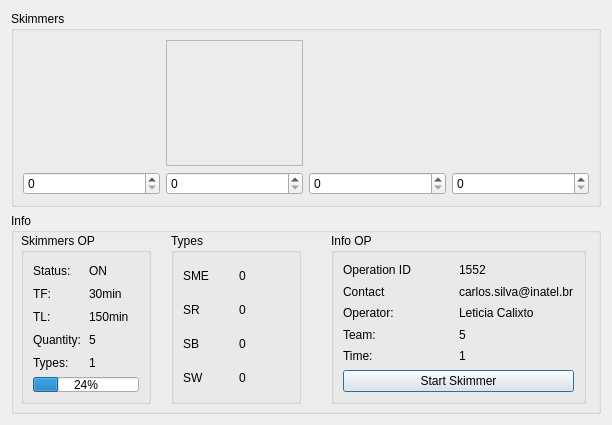
<?xml version="1.0" encoding="UTF-8"?>
<ui version="4.0">
 <class>Dialog</class>
 <widget class="QDialog" name="Dialog">
  <property name="geometry">
   <rect>
    <x>0</x>
    <y>0</y>
    <width>608</width>
    <height>425</height>
   </rect>
  </property>
  <property name="maximumSize">
   <size>
    <width>608</width>
    <height>426</height>
   </size>
  </property>
  <property name="windowTitle">
   <string>Dialog</string>
  </property>
  <layout class="QVBoxLayout" name="verticalLayout">
   <item>
    <widget class="QGroupBox" name="groupBox">
     <property name="maximumSize">
      <size>
       <width>16777215</width>
       <height>200</height>
      </size>
     </property>
     <property name="title">
      <string>Skimmers</string>
     </property>
     <layout class="QGridLayout" name="gridLayout">
      <item row="0" column="0">
       <widget class="QWidget" name="widget" native="true">
        <property name="styleSheet">
         <string notr="true">image: url(:/s/s-multiplasEscovas.jpg);</string>
        </property>
       </widget>
      </item>
      <item row="0" column="1">
       <widget class="QFrame" name="frame">
        <property name="styleSheet">
         <string notr="true">image: url(:/s/s-seasw.jpg);</string>
        </property>
        <property name="frameShape">
         <enum>QFrame::StyledPanel</enum>
        </property>
        <property name="frameShadow">
         <enum>QFrame::Raised</enum>
        </property>
       </widget>
      </item>
      <item row="1" column="0">
       <widget class="QSpinBox" name="spinBox"/>
      </item>
      <item row="1" column="1">
       <widget class="QSpinBox" name="spinBox_2"/>
      </item>
      <item row="1" column="2">
       <widget class="QSpinBox" name="spinBox_3"/>
      </item>
      <item row="1" column="3">
       <widget class="QSpinBox" name="spinBox_4"/>
      </item>
      <item row="0" column="2">
       <widget class="QWidget" name="widget_2" native="true">
        <property name="styleSheet">
         <string notr="true">image: url(:/s/s-tambor.jpg);</string>
        </property>
       </widget>
      </item>
      <item row="0" column="3">
       <widget class="QWidget" name="widget_3" native="true">
        <property name="styleSheet">
         <string notr="true">image: url(:/s/s-weir.webp);</string>
        </property>
       </widget>
      </item>
     </layout>
    </widget>
   </item>
   <item>
    <widget class="QGroupBox" name="groupBox_2">
     <property name="minimumSize">
      <size>
       <width>590</width>
       <height>201</height>
      </size>
     </property>
     <property name="title">
      <string>Info</string>
     </property>
     <widget class="QGroupBox" name="op_group">
      <property name="geometry">
       <rect>
        <x>10</x>
        <y>20</y>
        <width>130</width>
        <height>171</height>
       </rect>
      </property>
      <property name="minimumSize">
       <size>
        <width>125</width>
        <height>150</height>
       </size>
      </property>
      <property name="maximumSize">
       <size>
        <width>16777215</width>
        <height>200</height>
       </size>
      </property>
      <property name="title">
       <string>Skimmers OP</string>
      </property>
      <layout class="QVBoxLayout" name="verticalLayout_3">
       <item>
        <layout class="QGridLayout" name="gridLayout_2">
         <item row="0" column="1">
          <widget class="QLabel" name="label_11">
           <property name="text">
            <string>ON</string>
           </property>
          </widget>
         </item>
         <item row="1" column="1">
          <widget class="QLabel" name="label_13">
           <property name="text">
            <string>30min</string>
           </property>
          </widget>
         </item>
         <item row="2" column="1">
          <widget class="QLabel" name="label_15">
           <property name="text">
            <string>150min</string>
           </property>
          </widget>
         </item>
         <item row="3" column="0">
          <widget class="QLabel" name="label_16">
           <property name="text">
            <string>Quantity:</string>
           </property>
          </widget>
         </item>
         <item row="0" column="0">
          <widget class="QLabel" name="label_10">
           <property name="text">
            <string>Status:</string>
           </property>
          </widget>
         </item>
         <item row="1" column="0">
          <widget class="QLabel" name="label_12">
           <property name="text">
            <string>TF:</string>
           </property>
          </widget>
         </item>
         <item row="3" column="1">
          <widget class="QLabel" name="label_17">
           <property name="text">
            <string>5</string>
           </property>
          </widget>
         </item>
         <item row="2" column="0">
          <widget class="QLabel" name="label_14">
           <property name="text">
            <string>TL:</string>
           </property>
          </widget>
         </item>
         <item row="4" column="0">
          <widget class="QLabel" name="label_18">
           <property name="text">
            <string>Types:</string>
           </property>
          </widget>
         </item>
         <item row="4" column="1">
          <widget class="QLabel" name="label_19">
           <property name="text">
            <string>1</string>
           </property>
          </widget>
         </item>
        </layout>
       </item>
       <item>
        <widget class="QProgressBar" name="progressBar">
         <property name="maximumSize">
          <size>
           <width>16777215</width>
           <height>15</height>
          </size>
         </property>
         <property name="value">
          <number>24</number>
         </property>
         <property name="alignment">
          <set>Qt::AlignCenter</set>
         </property>
        </widget>
       </item>
      </layout>
     </widget>
     <widget class="QGroupBox" name="op_group_2">
      <property name="geometry">
       <rect>
        <x>160</x>
        <y>20</y>
        <width>130</width>
        <height>171</height>
       </rect>
      </property>
      <property name="minimumSize">
       <size>
        <width>125</width>
        <height>150</height>
       </size>
      </property>
      <property name="maximumSize">
       <size>
        <width>16777215</width>
        <height>200</height>
       </size>
      </property>
      <property name="title">
       <string>Types</string>
      </property>
      <layout class="QVBoxLayout" name="verticalLayout_4">
       <item>
        <layout class="QGridLayout" name="gridLayout_3">
         <item row="3" column="1">
          <widget class="QLabel" name="label_26">
           <property name="text">
            <string>0</string>
           </property>
          </widget>
         </item>
         <item row="0" column="0">
          <widget class="QLabel" name="label_24">
           <property name="text">
            <string>SME</string>
           </property>
          </widget>
         </item>
         <item row="2" column="0">
          <widget class="QLabel" name="label_27">
           <property name="text">
            <string>SB</string>
           </property>
          </widget>
         </item>
         <item row="1" column="0">
          <widget class="QLabel" name="label_25">
           <property name="text">
            <string>SR</string>
           </property>
          </widget>
         </item>
         <item row="0" column="1">
          <widget class="QLabel" name="label_20">
           <property name="text">
            <string>0</string>
           </property>
          </widget>
         </item>
         <item row="2" column="1">
          <widget class="QLabel" name="label_22">
           <property name="text">
            <string>0</string>
           </property>
          </widget>
         </item>
         <item row="1" column="1">
          <widget class="QLabel" name="label_21">
           <property name="text">
            <string>0</string>
           </property>
          </widget>
         </item>
         <item row="3" column="0">
          <widget class="QLabel" name="label_23">
           <property name="text">
            <string>SW</string>
           </property>
          </widget>
         </item>
        </layout>
       </item>
      </layout>
     </widget>
     <widget class="QGroupBox" name="op_group_3">
      <property name="geometry">
       <rect>
        <x>320</x>
        <y>20</y>
        <width>255</width>
        <height>171</height>
       </rect>
      </property>
      <property name="minimumSize">
       <size>
        <width>255</width>
        <height>150</height>
       </size>
      </property>
      <property name="maximumSize">
       <size>
        <width>16777215</width>
        <height>200</height>
       </size>
      </property>
      <property name="title">
       <string>Info OP</string>
      </property>
      <layout class="QVBoxLayout" name="verticalLayout_5">
       <item>
        <layout class="QGridLayout" name="gridLayout_4">
         <item row="0" column="1">
          <widget class="QLabel" name="label_30">
           <property name="text">
            <string>1552</string>
           </property>
          </widget>
         </item>
         <item row="1" column="1">
          <widget class="QLabel" name="label_31">
           <property name="text">
            <string>carlos.silva@inatel.br</string>
           </property>
          </widget>
         </item>
         <item row="2" column="1">
          <widget class="QLabel" name="label_32">
           <property name="text">
            <string>Leticia Calixto</string>
           </property>
          </widget>
         </item>
         <item row="3" column="0">
          <widget class="QLabel" name="label_33">
           <property name="text">
            <string>Team:</string>
           </property>
          </widget>
         </item>
         <item row="0" column="0">
          <widget class="QLabel" name="label_34">
           <property name="text">
            <string>Operation ID</string>
           </property>
          </widget>
         </item>
         <item row="1" column="0">
          <widget class="QLabel" name="label_35">
           <property name="text">
            <string>Contact</string>
           </property>
          </widget>
         </item>
         <item row="3" column="1">
          <widget class="QLabel" name="label_36">
           <property name="text">
            <string>5</string>
           </property>
          </widget>
         </item>
         <item row="2" column="0">
          <widget class="QLabel" name="label_37">
           <property name="text">
            <string>Operator:</string>
           </property>
          </widget>
         </item>
         <item row="4" column="0">
          <widget class="QLabel" name="label_38">
           <property name="text">
            <string>Time:</string>
           </property>
          </widget>
         </item>
         <item row="4" column="1">
          <widget class="QLabel" name="label_39">
           <property name="text">
            <string>1</string>
           </property>
          </widget>
         </item>
        </layout>
       </item>
       <item>
        <widget class="QPushButton" name="pushButton">
         <property name="text">
          <string>Start Skimmer</string>
         </property>
         <property name="checkable">
          <bool>true</bool>
         </property>
        </widget>
       </item>
      </layout>
     </widget>
    </widget>
   </item>
  </layout>
 </widget>
 <resources>
  <include location="Skimmers.qrc"/>
 </resources>
 <connections>
  <connection>
   <sender>spinBox</sender>
   <signal>valueChanged(QString)</signal>
   <receiver>label_20</receiver>
   <slot>setText(QString)</slot>
   <hints>
    <hint type="sourcelabel">
     <x>86</x>
     <y>190</y>
    </hint>
    <hint type="destinationlabel">
     <x>242</x>
     <y>271</y>
    </hint>
   </hints>
  </connection>
  <connection>
   <sender>spinBox_2</sender>
   <signal>valueChanged(QString)</signal>
   <receiver>label_21</receiver>
   <slot>setText(QString)</slot>
   <hints>
    <hint type="sourcelabel">
     <x>224</x>
     <y>185</y>
    </hint>
    <hint type="destinationlabel">
     <x>242</x>
     <y>304</y>
    </hint>
   </hints>
  </connection>
  <connection>
   <sender>spinBox_3</sender>
   <signal>valueChanged(QString)</signal>
   <receiver>label_22</receiver>
   <slot>setText(QString)</slot>
   <hints>
    <hint type="sourcelabel">
     <x>360</x>
     <y>195</y>
    </hint>
    <hint type="destinationlabel">
     <x>244</x>
     <y>339</y>
    </hint>
   </hints>
  </connection>
  <connection>
   <sender>spinBox_4</sender>
   <signal>valueChanged(QString)</signal>
   <receiver>label_26</receiver>
   <slot>setText(QString)</slot>
   <hints>
    <hint type="sourcelabel">
     <x>483</x>
     <y>188</y>
    </hint>
    <hint type="destinationlabel">
     <x>259</x>
     <y>379</y>
    </hint>
   </hints>
  </connection>
 </connections>
</ui>
